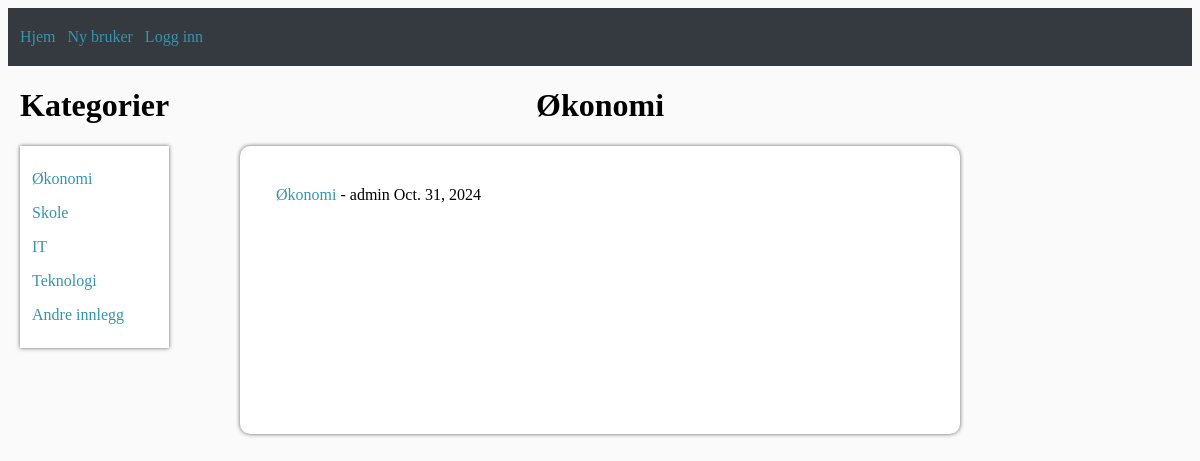
The page /økonomi/ on the database its author committed.
### blog/models.py (models this page shows, shortened)
class Post(models.Model):
    title = models.CharField(max_length=100)
    author = models.ForeignKey(User, on_delete=models.CASCADE)
    body = models.TextField()
    date = models.DateField(default=timezone.now)
    categories = models.ManyToManyField(Category, related_name='posts', default="Annet")

### blog/views.py (called while the page is built)
def economy_posts(request):
    posts = Post.objects.filter(categories__name='Økonomi')
    return render(request, 'økonomi.html', {'object_list': posts})

### blog/templates/økonomi.html (shortened to what this page needs)
<!DOCTYPE html>
<html lang="en">
<head>
</head>
<body>
    {% extends 'basetemplate.html' %}
    {% block defaultnavbar %}
        <div class="content-container">
            <div class="categories-container">
                <h1>Kategorier</h1>
                <div class="categories-list">
                    <div class="categories-text">
                        <p><a href="{% url 'økonomi' %}">Økonomi<a></p>
                        <p><a href="{% url 'skole' %}">Skole</a></p>
                        <p><a href="{% url 'it' %}">IT</a></p>
                        <p><a href="{% url 'teknologi' %}">Teknologi</a></p>
                        <p><a href="{% url 'annet' %}">Andre innlegg</a></p>
                    </div>
                </div>
            </div>
            <div class="post-list">
                <h1>Økonomi</h1>
                <div class="main-container indented-text">
                    {% for post in object_list %}
                        <p><a href="{% url 'blog_article_content' post.pk %}">{{ post.title }}</a> - {{ post.author }} {{ post.date }}<br/></p>
                    {% endfor %}
                </div>
            </div>
        </div>
    {% endblock %}

### blog/static/style.css (style rules this page uses)
h1 { text-align: center; }
.indented-text p { position: relative; margin-left: 3vw; }
.indented-text { padding-top: 3vh; padding-bottom: 3vh; }
.main-container { width: 60vw; background-color: white; box-shadow: 0 0 4px #606060; position: relative; min-height: 30vh; border-radius: 10px; }
.post-list { position: absolute; left: 50%; transform: translateX(-50%); }
a { color: #3395ac; text-decoration: none; }
body { background-color: rgb(250, 250, 250) }
.content-container { display: flex; flex-direction: row; max-width: 100vw; }
.categories-container { width: fit-content; position: relative; margin-left: 1vw; }
.categories-list { background-color: white; box-shadow: 0 0 4px #606060; }
.categories-text { position: relative; margin-left: 1vw; margin-right: 3vw; padding-top: 1vh; padding-bottom: 1vh; }

### rows shown on the page
Post: title "Økonomi", author "admin", date "Oct. 31, 2024"
